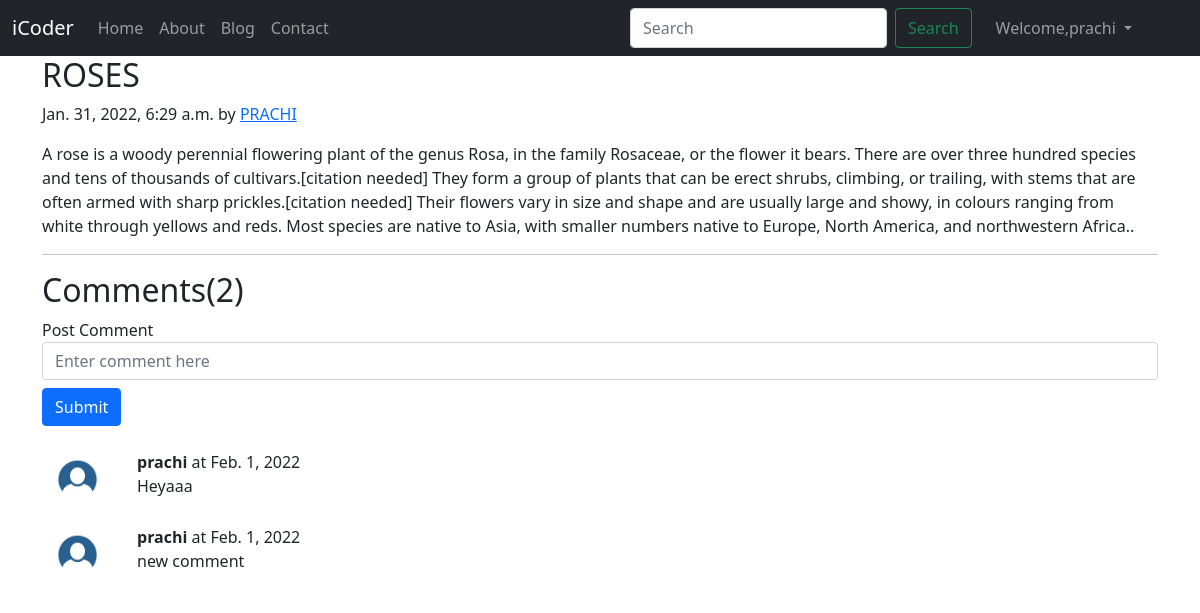
The app's page /blog/rose (signed in) with its own data.
### blog/models.py (models this page shows, shortened)
class Post(models.Model):
    sno=models.AutoField(primary_key=True)
    title=models.CharField(max_length=255)
    author=models.CharField(max_length=14)
    slug=models.CharField(max_length=130)
    timeStamp=models.DateTimeField(blank=True)
    content=models.TextField()

class BlogComment(models.Model):
    sno=models.AutoField(primary_key=True)
    comment=models.TextField()
    user=models.ForeignKey(User, on_delete=models.CASCADE)
    parent=models.ForeignKey('self',on_delete=models.CASCADE,null=True)
    timestamp=models.DateField(default=now)
    post=models.ForeignKey(Post,on_delete=models.CASCADE)

### blog/views.py (the view)
# urls.py: path('<str:slug>', views.blogPost, name="blogPost"),
def blogPost(request, slug):
    post=Post.objects.filter(slug=slug).first()
    comments= BlogComment.objects.filter(post=post)
    context={'post':post, 'comments': comments, 'user': request.user}
    return render(request, "blog/blogPost.html", context)

### templates/blog/blogPost.html (shortened to what this page needs)
{% extends 'base.html' %}
{% block body %}
<div class="container">
  <article class="blog-post">
    <h2 class="blog-post-title">{{post.title}}</h2>
    <p class="blog-post-meta">{{post.timeStamp}} by <a href="/about">{{post.author}}</a></p>
    <p>{{post.content}}.</p>
    <hr>
  </article>
</div>
<div class="container">
  <h2>Comments({{comments.count}})</h2>
  <div class="my-2">
    {% if user.is_authenticated %}
    <form action="/blog/postComment" method="post">
      <div class="form-group">
        <label for="exampleInputEmail1">Post Comment </label>
        <input type="text" class="form-control" name="comment" placeholder="Enter comment here">
      </div>
      <button type="submit" class="btn btn-primary my-2">Submit</button>
    </form>
    {% else %}
    <p>Login to Post a Comment</p>
  {% endif %}
</div>
  {% for comment in comments %}
  <div class="row my-3">
    <div class="col-md-1  ">
      <img class="rounded mx-auto d-block w-100 p-2" src="/static/img/user.png" alt="user">
    </div>
    <div class="col-md-11 ">
      <b> {{comment.user.username}} </b> at {{comment.timestamp}}
      <div> {{comment.comment}} </div>
    </div>
  </div>
  {% endfor %}
</div>
{% endblock body %}

### templates/base.html (shortened to what this page needs)
<!doctype html>
<html lang="en">
<head>
  <link href="https://cdn.jsdelivr.net/npm/bootstrap@5.1.3/dist/css/bootstrap.min.css" rel="stylesheet"
>
</head>
<body>
  <nav class="navbar navbar-expand-lg navbar-dark bg-dark">
    <div class="container-fluid">
      <a class="navbar-brand" href="#">iCoder</a>
      <div class="collapse navbar-collapse" id="navbarSupportedContent">
        <ul class="navbar-nav me-auto mb-2 mb-lg-0">
          <li class="nav-item {% block homeactive %}
            {% endblock homeactive %}">
            <a class="nav-link" href="/">Home <span class="visually-hidden-focusable">(current)</span></a>
          </li>
          <li class="nav-item {% block aboutactive %}
            {% endblock aboutactive %}">
            <a class="nav-link" href="/about">About</a>
          </li>
          <li class="nav-item {% block blogactive %}
            {% endblock blogactive %}">
            <a class="nav-link" href="/blog">Blog</a>
          </li>
          <li class="nav-item {% block contactactive %}
            {% endblock contactactive %}">
            <a class="nav-link" href="/contact">Contact</a>
          </li>
        </ul>
        <div class="d-flex">
        <form method="get" action="/search" class="d-flex mx-3">
          <input class="form-control me-2" type="search" placeholder="Search" aria-label="Search" name="query"
          id="query">
          <button class="btn btn-outline-success" type="submit">Search</button>
        </form>
        {% if user.is_authenticated %}
        <ul class="navbar-nav ms-auto mb-2 mb-lg-0">
          <li class="nav-item dropdown me-5">
            <a class="nav-link dropdown-toggle" href="#" id="navbarDropdown" role="button" data-bs-toggle="dropdown" aria-expanded="false">
              Welcome,{{request.user}}
            </a>
          </li>
        </ul>
          {% endif %}
        </div>
      </div>
    </div>
  </nav>
  {% block body %} {% endblock body %}
</body>
</html>

### records on screen
Post: title "ROSES", timeStamp "Jan. 31, 2022, 6:29 a.m.", author "PRACHI", content "A rose is a woody perennial flowering plant of the genus Rosa, in the family Rosaceae, or the flower it bears. There are over three hundred species and tens of thousands of cultivars.[citation needed] They form a group of plants that can be erect shrubs, climbing, or trailing, with stems that are often armed with sharp prickles.[citation needed] Their flowers vary in size and shape and are usually large and showy, in colours ranging from white through yellows and reds. Most species are native to Asia, with smaller numbers native to Europe, North America, and northwestern Africa."
BlogComment: user.username "prachi", timestamp "Feb. 1, 2022", comment "Heyaaa"
BlogComment: user.username "prachi", timestamp "Feb. 1, 2022", comment "new comment"

### other values on screen
{{ request.user }} "prachi"
{{ comments.count }} "2"
